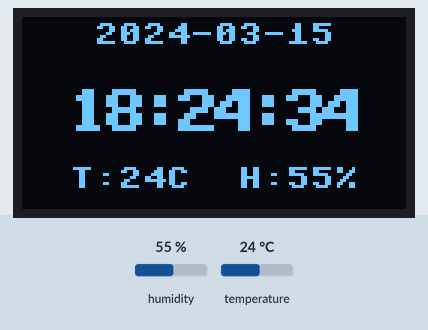
Recording of a program running on a simulated ESP32 board running MicroPython. On the bench: 128×64 one-colour display. Inputs (shaded band) come from the test bench; at power-on: humidity 55 %, temperature 24 °C. WiFi joins after 1.5 s; the clock reads 2024-03-15 10:24:30 at power-on unless the program sets it; web requests get an empty 200 reply after 0.4 s; library files of the repository ran but are not shown: ssd1306.py; what the program prints to the serial console is not drawn.

Above: at 5.1 s.
5.2 s: humidity set to 22 %
At 8.5 s:
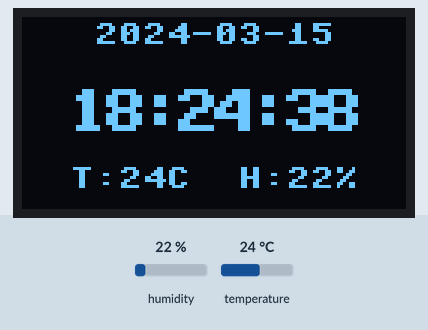
9.6 s: temperature set to 12 °C
At 12.7 s:
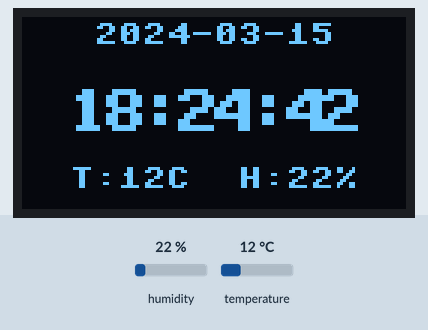
12.9 s: humidity set to 40 %
At 14.1 s:
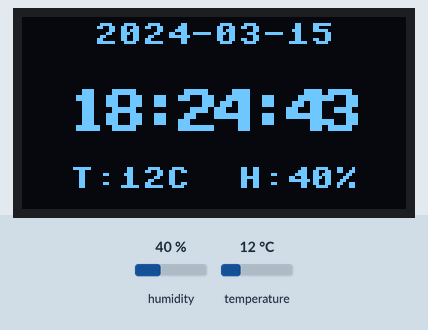
16.2 s: temperature set to 19 °C
At 17.8 s:
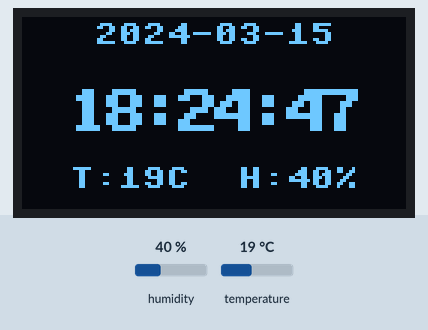
Timing chart, 0 to 19.3 s (numbered marks = the images above; inputs shaded):
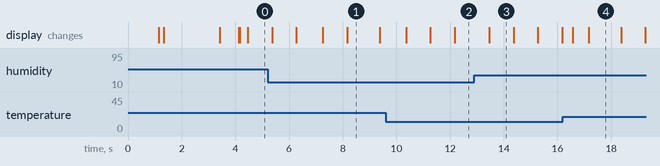

The program:

main.py
```python
"""
SSD1306 WiFi 时钟 + AHT20 温湿度 + 数据上传
连接: OLED: VCC->5V, GND->GND, SDA->GPIO21, SCL->GPIO22
      AHT20: VCC->3.3V, GND->GND, SDA->GPIO19, SCL->GPIO18
"""
import time
import network
import ntptime
import urequests
import ujson
from machine import Pin, I2C
from ssd1306 import SSD1306

# ---------- 配置 ----------
WIFI_SSID = "vivo X200 Pro"
WIFI_PASS = "12345678"
TZ_OFFSET = 8

# 模拟坐标 (按实际位置修改)
LAT = 39.9042
LNG = 116.4074

# 上传地址 (修改为你的后台 URL)
UPLOAD_URL = "https://qichenlab.site/iot/api/data"
UPLOAD_INTERVAL = 300  # 5 分钟

AHT20_ADDR = 0x38

# ---------- 字体 ----------
DIGITS = {
    "0": [0x3E, 0x7F, 0x41, 0x41, 0x7F, 0x3E],
    "1": [0x00, 0x42, 0x7F, 0x7F, 0x40, 0x00],
    "2": [0x62, 0x73, 0x59, 0x49, 0x4F, 0x46],
    "3": [0x22, 0x63, 0x49, 0x49, 0x7F, 0x36],
    "4": [0x18, 0x1C, 0x16, 0x13, 0x7F, 0x7F],
    "5": [0x27, 0x67, 0x45, 0x45, 0x7D, 0x39],
    "6": [0x3E, 0x7F, 0x49, 0x49, 0x79, 0x30],
    "7": [0x01, 0x01, 0x71, 0x7D, 0x07, 0x03],
    "8": [0x36, 0x7F, 0x49, 0x49, 0x7F, 0x36],
    "9": [0x06, 0x4F, 0x49, 0x49, 0x7F, 0x3E],
    ":": [0x00, 0x00, 0x36, 0x36, 0x00, 0x00],
}

SCALE = 2
CW = 6 * SCALE
CH = 8 * SCALE

temp = 0
hum = 0
aht_ok = False
aht_i2c = None
device_id = ""
last_upload = 0
wlan = None


def draw_char(oled, ch, x, y):
    pat = DIGITS.get(ch, DIGITS["0"])
    for col in range(6):
        v = pat[col]
        for row in range(8):
            if v & (1 << row):
                oled.fill_rect(x + col * SCALE, y + row * SCALE, SCALE, SCALE, 1)


def draw_clock(oled, hh, mi, ss):
    s = "{:02d}:{:02d}:{:02d}".format(hh, mi, ss)
    tw = 8 * CW
    sx = (128 - tw) // 2
    y = (64 - CH) // 2
    for i, ch in enumerate(s):
        draw_char(oled, ch, sx + i * CW, y)


def init_aht():
    global aht_ok
    if aht_i2c is None:
        return
    aht_i2c.writeto(AHT20_ADDR, b'')
    time.sleep_ms(1)
    buf = aht_i2c.readfrom(AHT20_ADDR, 1)
    if buf[0] & 0x08 == 0:
        print("AHT20 calibrating...")
        aht_i2c.writeto(AHT20_ADDR, bytes([0xE1, 0x08, 0x00]))
        time.sleep_ms(20)
    aht_ok = True
    print("AHT20 ready")


def read_aht():
    global temp, hum, aht_ok
    if aht_i2c is None:
        return
    try:
        aht_i2c.writeto(AHT20_ADDR, bytes([0xAC, 0x33, 0x00]))
        time.sleep_ms(80)
        data = aht_i2c.readfrom(AHT20_ADDR, 7)
        raw_h = (data[1] << 12) | (data[2] << 4) | (data[3] >> 4)
        raw_t = ((data[3] & 0x0F) << 16) | (data[4] << 8) | data[5]
        hum = raw_h * 100 / 1048576
        temp = raw_t * 200 / 1048576 - 50
        aht_ok = True
    except Exception as e:
        aht_ok = False
        print("AHT20 err:", e)


def upload_data():
    global last_upload
    if not wlan.isconnected() or not aht_ok:
        return

    now = time.time()
    if now - last_upload < UPLOAD_INTERVAL:
        return

    t = time.localtime(now + TZ_OFFSET * 3600)
    payload = {
        "id": device_id,
        "temp": round(temp, 1),
        "hum": round(hum, 1),
        "lat": LAT,
        "lng": LNG,
        "time": "{:04d}-{:02d}-{:02d} {:02d}:{:02d}:{:02d}".format(
            t[0], t[1], t[2], t[3], t[4], t[5]
        ),
    }

    try:
        print("Uploading:", payload)
        r = urequests.post(UPLOAD_URL, json=payload, timeout=5)
        print("Upload OK:", r.status_code)
        r.close()
        last_upload = now
    except Exception as e:
        print("Upload err:", e)


# ---------- 初始化 ----------
time.sleep(1)

# 设备 ID (MAC 地址)
wlan = network.WLAN(network.STA_IF)
wlan.active(True)
mac = wlan.config("mac")
device_id = "esp32_" + "".join("{:02x}".format(b) for b in mac)
print("Device ID:", device_id)
wlan.active(False)

# OLED
i2c_oled = I2C(0, scl=Pin(22), sda=Pin(21), freq=100000)
oled = SSD1306(128, 64, i2c_oled)

# AHT20
print("\n--- AHT20 I2C Scan ---")
try:
    aht_i2c = I2C(1, scl=Pin(18), sda=Pin(19), freq=100000)
    devs = aht_i2c.scan()
    print("AHT20 bus:", [hex(d) for d in devs])
    if AHT20_ADDR in devs:
        init_aht()
    else:
        print("AHT20 not found!")
except Exception as e:
    print("AHT20 bus error:", e)
    aht_i2c = None

oled.fill(0)
oled.text("WiFi Connecting...", 4, 28)
oled.show()

# WiFi
wlan.active(False)
time.sleep(0.5)
wlan.active(True)
wlan.connect(WIFI_SSID, WIFI_PASS)

for _ in range(40):
    if wlan.isconnected():
        break
    time.sleep(0.5)

# NTP
ntp_ok = False
if wlan.isconnected():
    oled.fill(0)
    oled.text("WiFi OK", 4, 20)
    oled.text("NTP syncing...", 4, 36)
    oled.show()
    ntptime.timeout = 3
    for host in ("ntp.aliyun.com", "cn.ntp.org.cn", "pool.ntp.org"):
        try:
            ntptime.host = host
            ntptime.settime()
            ntp_ok = True
            break
        except Exception as e:
            print("NTP %s fail: %s" % (host, e))

if not ntp_ok:
    oled.fill(0)
    oled.text("Offline mode", 4, 28)
    oled.show()
    time.sleep(2)

# 开机立即上报一次
if wlan.isconnected():
    read_aht()
    upload_data()

# ---------- 主循环 ----------
start_ms = time.ticks_ms()
ticks = 0

while True:
    if ntp_ok:
        t = time.localtime(time.time() + TZ_OFFSET * 3600)
        hh, mi, ss = t[3], t[4], t[5]
        yy, mm, dd = t[0], t[1], t[2]
    else:
        elapsed = time.ticks_diff(time.ticks_ms(), start_ms) // 1000
        hh = (elapsed // 3600) % 24
        mi = (elapsed // 60) % 60
        ss = elapsed % 60
        yy, mm, dd = 2025, 1, 1

    # 每 2 秒读 AHT20
    if ticks % 10 == 0:
        read_aht()

    # 每 5 分钟上传
    if ticks % 1500 == 0:
        upload_data()

    ticks += 1

    oled.fill(0)
    date_str = "{:04d}-{:02d}-{:02d}".format(yy, mm, dd)
    oled.text(date_str, (128 - len(date_str) * 8) // 2, 2)
    draw_clock(oled, hh, mi, ss)
    info = "T:{:.0f}C  H:{:.0f}%".format(temp, hum)
    oled.text(info, (128 - len(info) * 8) // 2, 50)
    oled.show()
    time.sleep_ms(200)
```

Measured:
- what the display in image 1 shows lasts 1.2 s, from 8.2 s to 9.4 s
- what the display in image 3 shows lasts 0.9 s, from 13.5 s to 14.4 s
